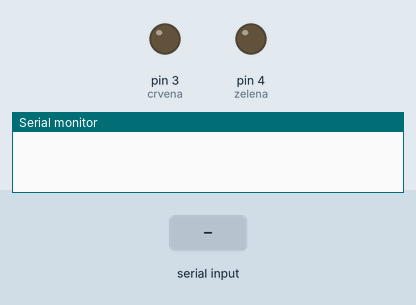
This sketch was run on a simulated Arduino Uno, built with avr-gcc and run on an emulated ATmega328P. On the bench: output pins drawn as LEDs (lit = HIGH), the last lines printed to the serial monitor. The test bench sets the inputs (shaded band).

Above: at 1.2 s.
1.3 s: "#TEST" received over Serial
At 3.1 s:
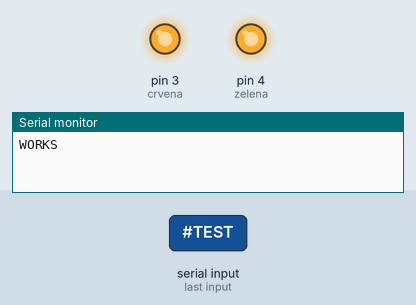
Timing chart, 0 to 4.8 s (numbered marks = the images above; inputs shaded):
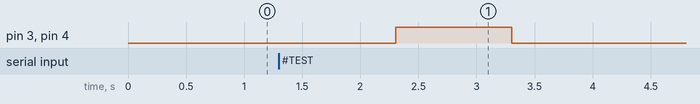

Measured:
- after the input at 1.3 s, pin 3 (crvena), pin 4 (zelena): LOW → HIGH after 1.0 s, → LOW 1.0 s later

The sketch:

B30_TestProgram.ino
```cpp
int crvena = 3;
int zelena = 4;

String komanda;

void setup(){
  Serial.begin(9600);
  pinMode(crvena, OUTPUT);
  pinMode(zelena, OUTPUT);
}

void loop(){
  komanda = Serial.readString(); // citanje sa serial monitora
  if(komanda.startsWith("#TEST")){
    Serial.println("WORKS");
    digitalWrite(crvena, HIGH);
    digitalWrite(zelena, HIGH);
    delay(1000);
    digitalWrite(crvena, LOW);
    digitalWrite(zelena, LOW);
  }
}
```
